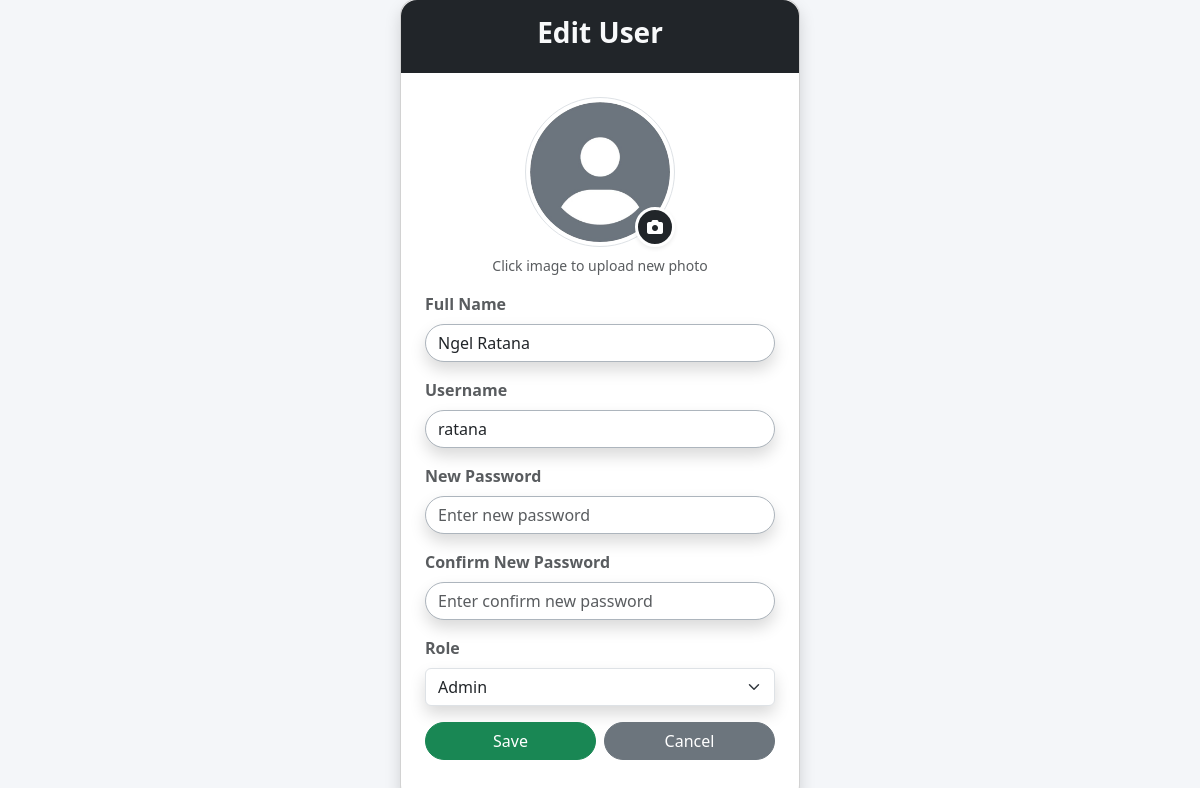
The app's page /user/edit.php?userid=1 (signed in) with its own data.
### tables this page shows
CREATE TABLE tbluser (
    userid INT AUTO_INCREMENT PRIMARY KEY,
    full_name VARCHAR(100),
    username VARCHAR(50) NOT NULL UNIQUE,
    `password` VARCHAR(255) NOT NULL,
    role ENUM('Admin', 'User') DEFAULT 'User',
    profile_img VARCHAR(50)
);

### user/edit.php (the view, shortened to what this page needs)
<!DOCTYPE html>
<html lang="en">
<head>
    <link href="https://cdn.jsdelivr.net/npm/bootstrap@5.3.8/dist/css/bootstrap.min.css" rel="stylesheet">
    <link href="https://cdn.jsdelivr.net/npm/bootstrap-icons@1.11.3/font/bootstrap-icons.min.css" rel="stylesheet">
    <link rel="stylesheet" href="https://cdnjs.cloudflare.com/ajax/libs/font-awesome/6.5.1/css/all.min.css">
    <link rel="stylesheet" href="../assets/css/form.css">
</head>
<body>
    <div class="d-flex justify-content-center align-items-center vh-100">
        <div class="card rounded-4 shadow">
            <div class="bg-dark p-2 text-center m-0 rounded-top-4">
                <h3 class="text-center text-light fw-bold p-2">Edit User</h3>
            </div>
            <?php
            if (!isset($_POST["btnsubmit"])) {
                require("../db.php");
                $userid = $_GET["userid"];
                $sql = "SELECT * FROM tbluser WHERE userid=?;";
                $stmt = $conn->prepare($sql);
                $stmt->bind_param("i", $userid);
                $stmt->execute();
                $result = $stmt->get_result();
                if ($row = $result->fetch_assoc()) {
                    $f = $row["full_name"];
                    $u = $row["username"];
                    $r = $row["role"];
                    $pic = $row["profile_img"];
            ?>
                    <form method="post" class="p-4" enctype="multipart/form-data">
                        <div class="mb-3 text-center">
                            <div class="position-relative d-inline-block">
                                <img src="../image/profile/<?php echo !empty($pic) ? $pic : 'default.jpg' ?>"
                                    id="picture"
                                    class="rounded-circle img-thumbnail"
                                    style="width: 150px; height: 150px; object-fit: cover; cursor: pointer;"
                                    onclick="document.getElementById('profile').click();"
                                    title="Click to change photo">
                                <div class="position-absolute bottom-0 end-0 bg-dark text-white rounded-circle d-flex align-items-center justify-content-center shadow-sm"
                                    style="width: 40px; height: 40px; cursor: pointer; border: 3px solid white;"
                                    onclick="document.getElementById('profile').click();">
                                    <i class="fas fa-camera"></i>
                                </div>
                            </div>
                            <p class="text-muted small mt-2">Click image to upload new photo</p>
                        </div>
                        <div class="mb-3">
                            <label for="full_name" class="form-label text-muted fw-bold">Full Name</label>
                            <input type="text" class="form-control shadow border-dark-subtle rounded-pill" id="full_name" name="full_name" placeholder="Enter full name"
                                value="<?php echo ($f) ?>" required>
                        </div>
                        <div class="mb-3">
                            <label for="username" class="form-label text-muted fw-bold">Username</label>
                            <input type="text" class="form-control shadow border-dark-subtle rounded-pill" id="username" name="username" placeholder="Enter username"
                                value="<?php echo ($u) ?>" required>
                        </div>
                        <div class="mb-3">
                            <label for="password" class="form-label text-muted fw-bold">New Password</label>
                            <input type="password" class="form-control shadow border-dark-subtle rounded-pill" id="password" name="password" placeholder="Enter new password">
                        </div>
                        <div class="mb-3">
                            <label for="cpassword" class="form-label text-muted fw-bold">Confirm New Password</label>
                            <input type="password" class="form-control shadow border-dark-subtle rounded-pill" id="cpassword" name="cpassword" placeholder="Enter confirm new password">
                        </div>
                        <div class="mb-3">
                            <label for="role" class="form-label text-muted fw-bold">Role</label>
                            <select class="form-select shadow border-dark-subtlerounded-pill" id="role" name="role" required>
                                <?php
                                if ($r == "Admin") {
                                    echo ("<option value='" . $r . "' selected>" . $r . "</option>");
                                } else {
                                    echo ("<option value='" . $r . "' selected>" . $r . "</option>");
                                    echo ("<option value='Admin'>Admin</option>");
                                }
                                ?>
                            </select>
                        </div>
                        <div class="d-flex gap-2 justify-content-around mb-3">
                            <input type="submit" value="Save" name="btnsubmit" class="btn btn-success w-100 rounded-pill">
                            <a href="../user.php" class="btn btn-secondary w-100 rounded-pill">Cancel</a>
                        </div>
                    </form>
            <?php
                }
            }
            ?>
        </div>
    </div>
</body>
</html>

### assets/css/form.css (style rules this page uses)
body { background-color: #f4f6f9; }
.card { min-width: 400px; }

### records on screen
tbluser: full_name "Ngel Ratana", username "ratana", role "Admin"
